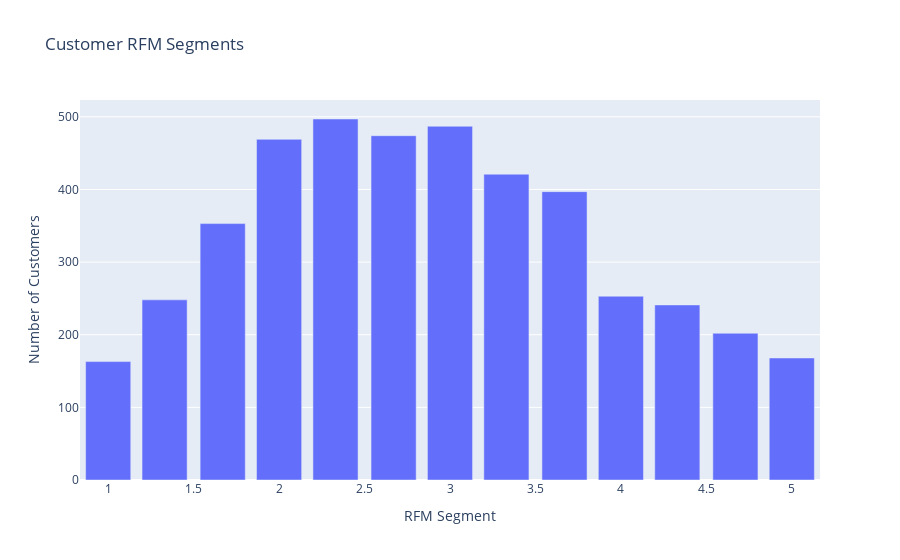

The code cell stored with this chart in its notebook:
### Code cell
import plotly.graph_objects as go

data = [go.Bar(x=grouped_by_rfmscore_pandas['RFM_Score'], y=grouped_by_rfmscore_pandas['count'])]

layout = go.Layout(
    title=go.layout.Title(
        text='Customer RFM Segments'
    ),
    xaxis=go.layout.XAxis(
        title=go.layout.xaxis.Title(
            text='RFM Segment'
        )
    ),
    yaxis=go.layout.YAxis(
        title=go.layout.yaxis.Title(
            text='Number of Customers'
        )
    )
)

fig = go.Figure(data=data, layout=layout)
fig.show()

### Figure 1 — Plotly figure (JSON) as saved in the notebook; plotly's stock layout.template omitted (floating-point values rounded to 4 significant figures)
{"data": [{"type": "bar", "x": [2.33, 3, 2.67, 2, 3.33, 3.67, 1.67, 4, 1.33, 4.33, 4.67, 5, 1], "y": [497, 487, 474, 469, 421, 397, 353, 253, 248, 241, 202, 168, 163]}], "layout": {"title": {"text": "Customer RFM Segments"}, "xaxis": {"title": {"text": "RFM Segment"}}, "yaxis": {"title": {"text": "Number of Customers"}}}}
